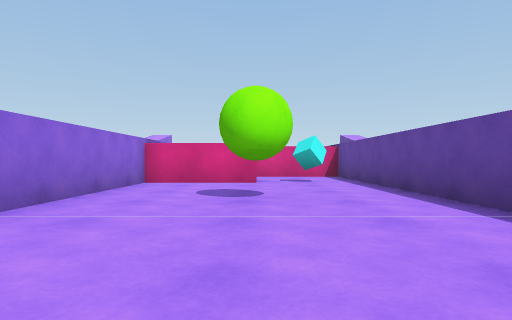
View 1 (above)

12 first-person views from a walk through a 3-D level made in the Unity game engine. The camera is 0.51 m above the floor, looks level and sees 75° across. The floor is counted in squares, 1 m on a side. Each view is taken from the middle of a square. On the plan, view 1 faces up. The plan holds only what a view shows up to about 9 squares ahead; the rest is blank. The place goes on beyond the plan.

View 2
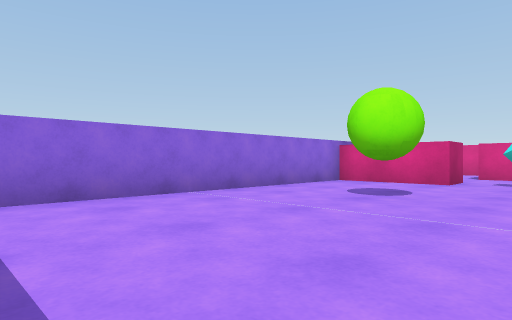

View 3
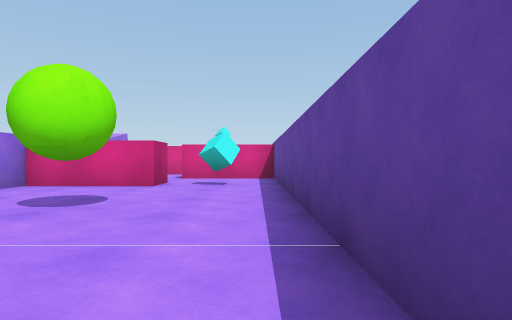

View 4
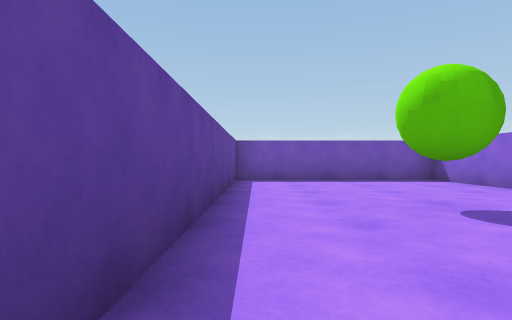

View 5
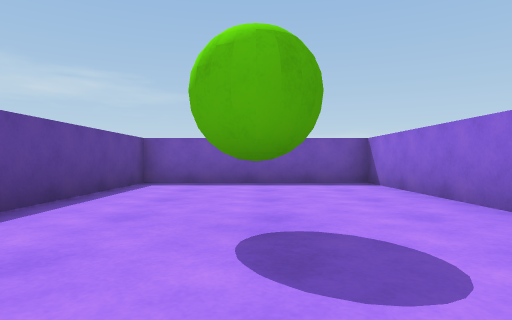

View 6
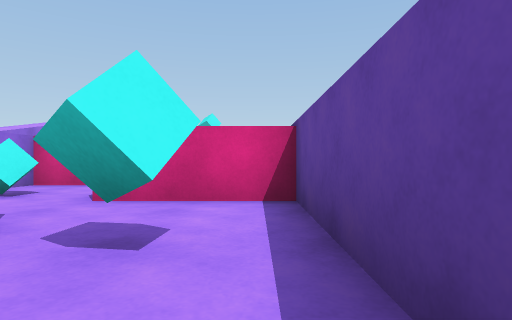

View 7
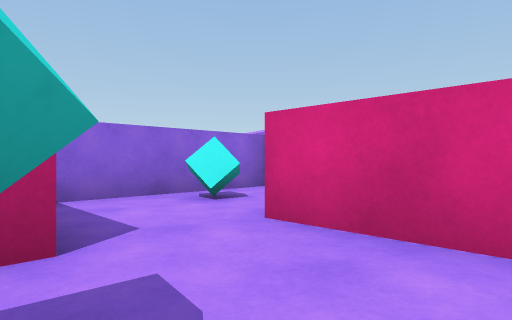

View 8
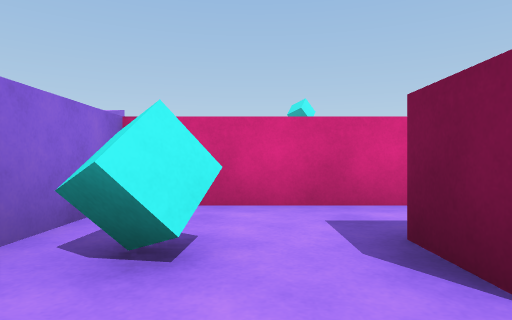

View 9
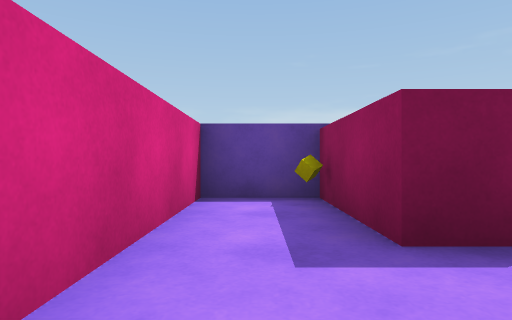

View 10
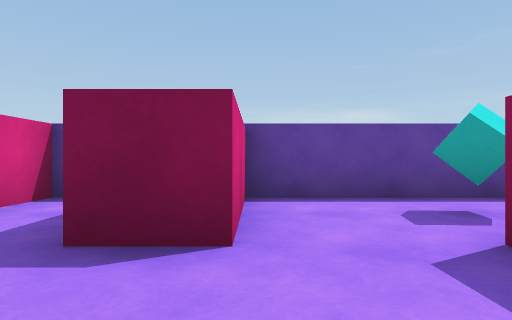

View 11
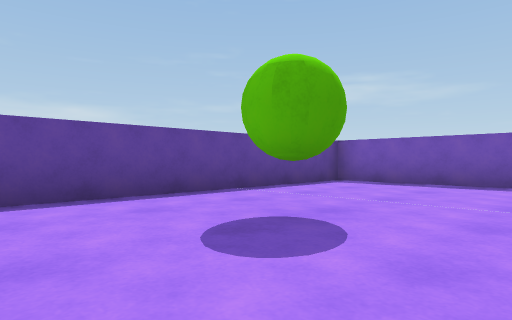

View 12
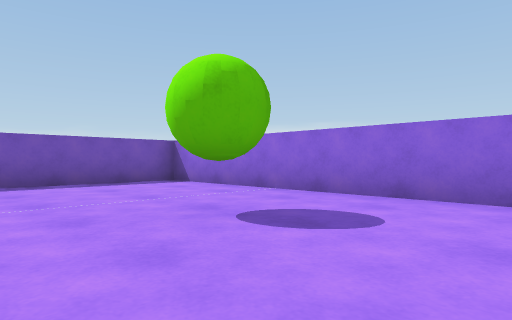

### Floor plan
Key: @ floor where view 1 was taken; # wall or solid block; . floor; C cyan cube; B green ball.
Columns run from 3 left of view 1 to 3 right of it. Each row starts with its distance up from view 1.
 13 #######
 12 #.....#
 11 #C.####
 10 #..####
  9 #.....#
  8 ####C.#
  7 #.....#
  6 #.....#
  5 #..B..#
  4 #..B..#
  3 #.....#
  2 #.....#
  1 #.....#
  0 #..@..#
 -1 #######

Where each view was taken, in squares from view 1:
view 1: 0 up, 0 right, facing up
view 2: 0 up, 2 right, facing up-left
view 3: 1 up, 2 right, facing up
view 4: 8 up, 2 right, facing down
view 5: 7 up, 0 right, facing down
view 6: 6 up, 2 right, facing up
view 7: 8 up, 2 right, facing up-left
view 8: 9 up, 1 left, facing up
view 9: 12 up, 2 left, facing right
view 10: 10 up, 2 left, facing right
view 11: 7 up, 2 left, facing down-right
view 12: 7 up, 2 right, facing down-left
